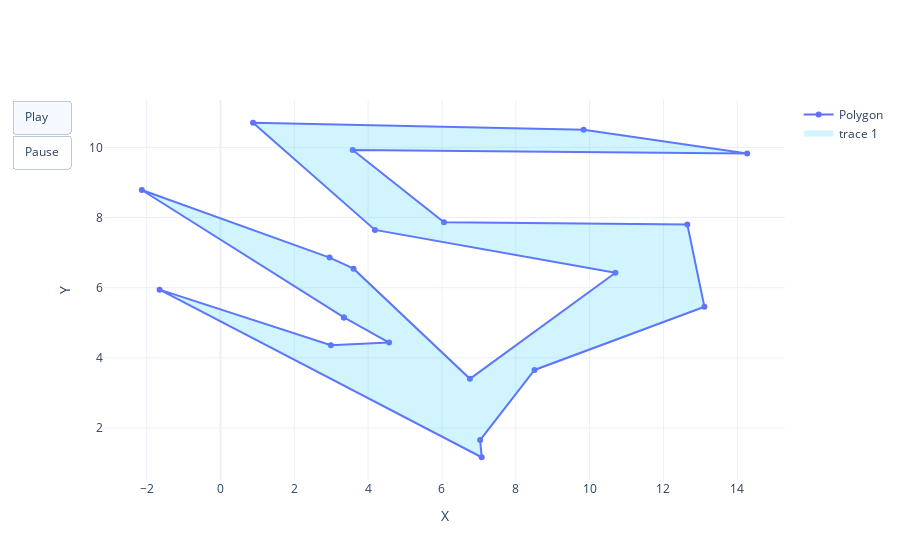
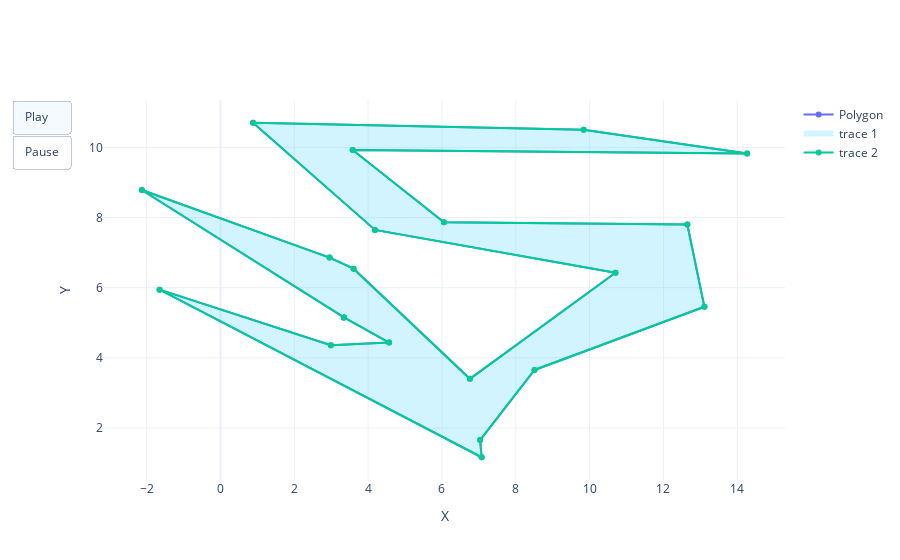

These figures' notebook cell, in order:
### Code cell
input = 'agp2009a-simplerand/randsimple-20-1.pol'
poly = Polygon(input)
poly.plot()
t_i = time.time()
triangulate = poly.triangulate()
t_f = time.time()
poly.plot(triangulate)
print(f"tempo levado: {(t_f-t_i):.4f}")

### Figure 1 — Plotly figure (JSON) as saved in the notebook; plotly's stock layout.template omitted (floating-point values rounded to 4 significant figures)
{"data": [{"mode": "lines+markers", "name": "Polygon", "type": "scatter", "x": [3.345, 4.57, 2.991, -1.649, 7.076, 7.034, 8.507, 13.11, 12.65, 6.055, 3.582, 14.27, 9.838, 0.8828, 4.186, 10.7, 6.758, 3.605, 2.955, -2.131, 3.345], "y": [5.152, 4.434, 4.359, 5.945, 1.166, 1.657, 3.655, 5.455, 7.803, 7.866, 9.926, 9.826, 10.5, 10.7, 7.648, 6.424, 3.402, 6.543, 6.858, 8.785, 5.152]}, {"fill": "toself", "fillcolor": "rgba(34, 200, 255, 0.2)", "mode": "none", "type": "scatter", "x": [3.345, 4.57, 2.991, -1.649, 7.076, 7.034, 8.507, 13.11, 12.65, 6.055, 3.582, 14.27, 9.838, 0.8828, 4.186, 10.7, 6.758, 3.605, 2.955, -2.131], "y": [5.152, 4.434, 4.359, 5.945, 1.166, 1.657, 3.655, 5.455, 7.803, 7.866, 9.926, 9.826, 10.5, 10.7, 7.648, 6.424, 3.402, 6.543, 6.858, 8.785]}], "layout": {"hovermode": "closest", "showlegend": true, "updatemenus": [{"buttons": [{"args": [null, {"frame": {"duration": 500, "redraw": true}, "fromcurrent": true, "transition": {"duration": 300, "easing": "quadratic-in-out"}}], "label": "Play", "method": "animate"}, {"args": [[null], {"frame": {"duration": 0, "redraw": false}, "mode": "immediate", "transition": {"duration": 0}}], "label": "Pause", "method": "animate"}], "type": "buttons"}], "xaxis": {"title": {"text": "X"}}, "yaxis": {"title": {"text": "Y"}}}}

### Figure 2 — Plotly figure (JSON) as saved in the notebook; plotly's stock layout.template omitted (floating-point values rounded to 4 significant figures)
{"data": [{"mode": "lines+markers", "name": "Polygon", "type": "scatter", "x": [3.345, 4.57, 2.991, -1.649, 7.076, 7.034, 8.507, 13.11, 12.65, 6.055, 3.582, 14.27, 9.838, 0.8828, 4.186, 10.7, 6.758, 3.605, 2.955, -2.131, 3.345], "y": [5.152, 4.434, 4.359, 5.945, 1.166, 1.657, 3.655, 5.455, 7.803, 7.866, 9.926, 9.826, 10.5, 10.7, 7.648, 6.424, 3.402, 6.543, 6.858, 8.785, 5.152]}, {"fill": "toself", "fillcolor": "rgba(34, 200, 255, 0.2)", "mode": "none", "type": "scatter", "x": [3.345, 4.57, 2.991, -1.649, 7.076, 7.034, 8.507, 13.11, 12.65, 6.055, 3.582, 14.27, 9.838, 0.8828, 4.186, 10.7, 6.758, 3.605, 2.955, -2.131], "y": [5.152, 4.434, 4.359, 5.945, 1.166, 1.657, 3.655, 5.455, 7.803, 7.866, 9.926, 9.826, 10.5, 10.7, 7.648, 6.424, 3.402, 6.543, 6.858, 8.785]}, {"mode": "lines+markers", "type": "scatter", "x": [3.345, 4.57, 2.991, -1.649, 7.076, 7.034, 8.507, 13.11, 12.65, 6.055, 3.582, 14.27, 9.838, 0.8828, 4.186, 10.7, 6.758, 3.605, 2.955, -2.131, 3.345], "y": [5.152, 4.434, 4.359, 5.945, 1.166, 1.657, 3.655, 5.455, 7.803, 7.866, 9.926, 9.826, 10.5, 10.7, 7.648, 6.424, 3.402, 6.543, 6.858, 8.785, 5.152]}], "layout": {"hovermode": "closest", "showlegend": true, "updatemenus": [{"buttons": [{"args": [null, {"frame": {"duration": 500, "redraw": true}, "fromcurrent": true, "transition": {"duration": 300, "easing": "quadratic-in-out"}}], "label": "Play", "method": "animate"}, {"args": [[null], {"frame": {"duration": 0, "redraw": false}, "mode": "immediate", "transition": {"duration": 0}}], "label": "Pause", "method": "animate"}], "type": "buttons"}], "xaxis": {"title": {"text": "X"}}, "yaxis": {"title": {"text": "Y"}}}}
